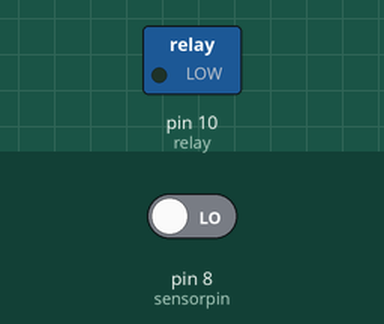
Bench run of a sketch on a simulated Arduino Uno, built with avr-gcc and run on an emulated ATmega328P. Parts: switched loads named in the sketch (green lamp = pin HIGH). The inputs (shaded band) are chosen by the test bench; at power-on: pin 8 (sensorpin) LOW. What the sketch prints to the serial monitor is not drawn.

Above: at 1.2 s.
1.3 s: pin 8 (sensorpin) driven HIGH
At 2.0 s:
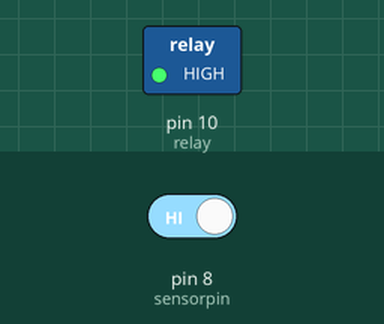
2.8 s: pin 8 (sensorpin) driven LOW
At 3.1 s:
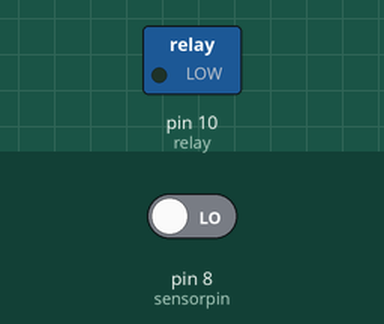
Timing chart, 0 to 5.8 s (numbered marks = the images above; inputs shaded):
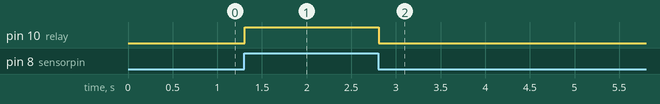

The sketch:

sketch_feb24b.ino
```cpp
int relay = 10;
int val;
int sensorpin = 8;

void setup() {
 pinMode (relay,OUTPUT);
 pinMode (sensorpin,INPUT);
  Serial.begin(9600);
  }

void loop() {
 val= digitalRead(sensorpin);
    Serial.println(val);
    if (val==HIGH) {
  digitalWrite (relay, HIGH);
  delay(500);
 } else {
  digitalWrite (relay, LOW);
 }
}
```

Measured:
- after the input at 1.3 s, pin 10 (relay): LOW → HIGH at once
- after the input at 2.8 s, pin 10 (relay): HIGH → LOW at once
